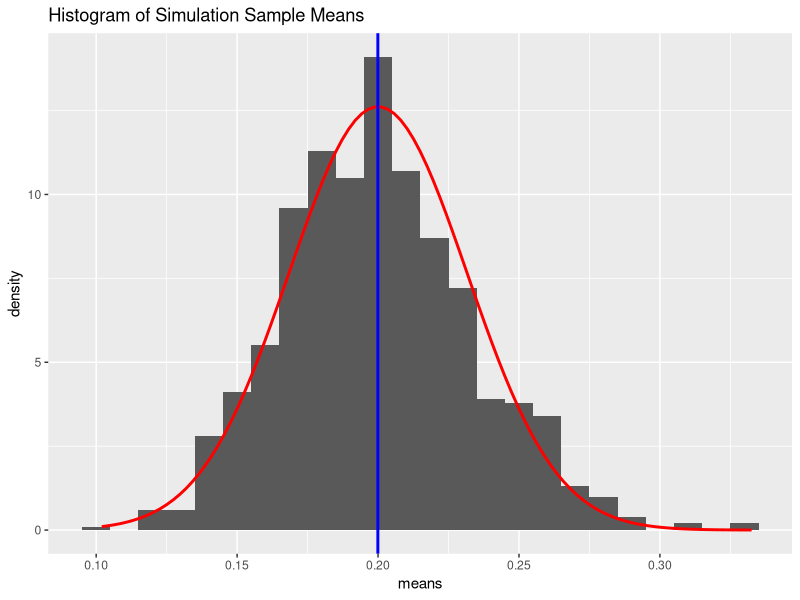

Generate this figure with R:
## ---- chunk 1
# Run 1,000 simulations that each take the mean of 40 observations  
# of an exponential random variable with a lambda of 5.
set.seed(1028)
reps <- 1000
obs <- 40
lambda <- 5
means <- replicate(reps, mean(rexp(obs,lambda)))
## ---- chunk 2
theor_mean <- 1/lambda
theor_sd <- 1/(lambda*sqrt(obs))

actual_mean <- mean(means)
actual_sd <- sqrt(var(means))
## ---- chunk 3
library(ggplot2)
ggplot(data.frame(means), aes(means)) + 
  geom_histogram(aes(y=..density..), binwidth=0.01) +
  stat_function(fun=function(x)dnorm(x, mean=theor_mean, sd=theor_sd), color="red", size=1) +
  labs(title = "Histogram of Simulation Sample Means") +
  geom_vline(xintercept=actual_mean, color = "blue", size=1)
